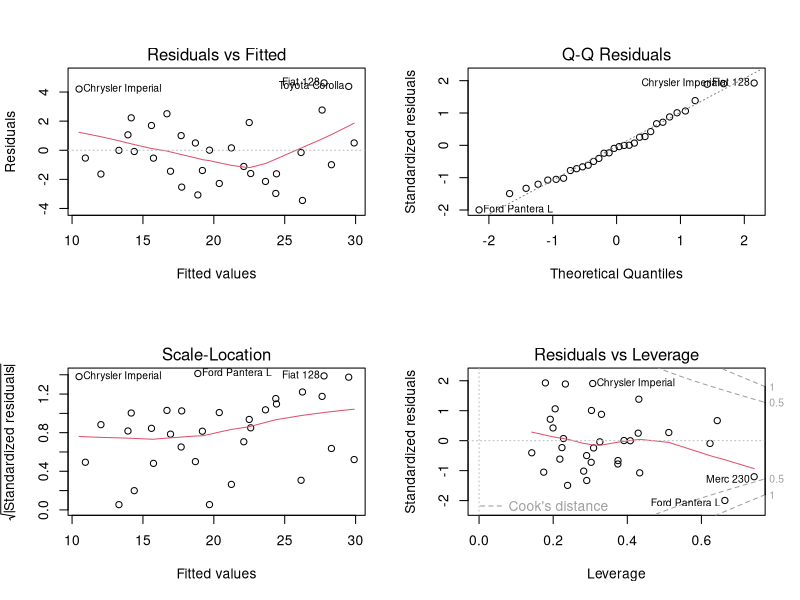

The R source for this figure: (Note: this script raises an error after producing the figure.)
data(mtcars)
str(mtcars)
cormtx <- data.frame(cor(mtcars))
View (cormtx) #correlation matrix of variables, no variables perfectly correlated with any other variable 
summary(mtcars)
model_all <- lm(mpg~.,mtcars) #checking which variables have an effect on mpg
model_opt <- step(model_all,direction="both",trace=F)
summary(model_opt) #only weight, qsec, and transmission have a statistically significant effect on miles/gallon
#R-squared is 0.8497, which means the variables weight, qsec and the transmission can explain about 85% of the variance in mpg
par(mfrow = c(2, 2))  
plot(model_all) #checking for heteroskedasticity, which is not present
lmtest <- bptest(model_all); lmtest #double checking with Breusch-Pagan test
mtcars$maxspeed <- rnorm(32, 100, 20) #adding a new variable, maximum car speed
model_new <- lm(mpg~.,mtcars) #checking which variables are significant after adding the new variable
model_opt2 <- step(model_new,direction="both",trace=F)
summary(model_opt2) #I would not keep the new variable in the regression because the only statistically significant variables are still weight, qsec, and am
model_allv <- lm(mpg~.,mtcars)
model_opt3 <- step(model_allv, direction="both", trace=F)
summary(model_opt3)
mcol <- cor(mtcars); mcol
#Running the regression with the dummy variable changes the results to horse power, weight, and highhp being statistically significant. qsec is no longer significant. 
m <- c(rnorm(1, 15, 7), rnorm(1, 6, 2), rnorm(1, 350, 50), rnorm(1, 100, 35), rnorm(1, 3, 0.5), rnorm(1,2,0.5), rnorm(1, 20, 4), 1, 1, rnorm(1,4,1), rnorm(1,2,1), rnorm(32, 100, 20), 0); m
df <- mtcars
rownames(df)[rownames(df) == 33] <- "Some Mercedes"
mtcars <- rbind(mtcars, m) #adding made up car to data
mtcars$highhp <- ifelse(mtcars$hp >100, 1, 0) #using ifelse to create dummy variable 'high horsepower'



